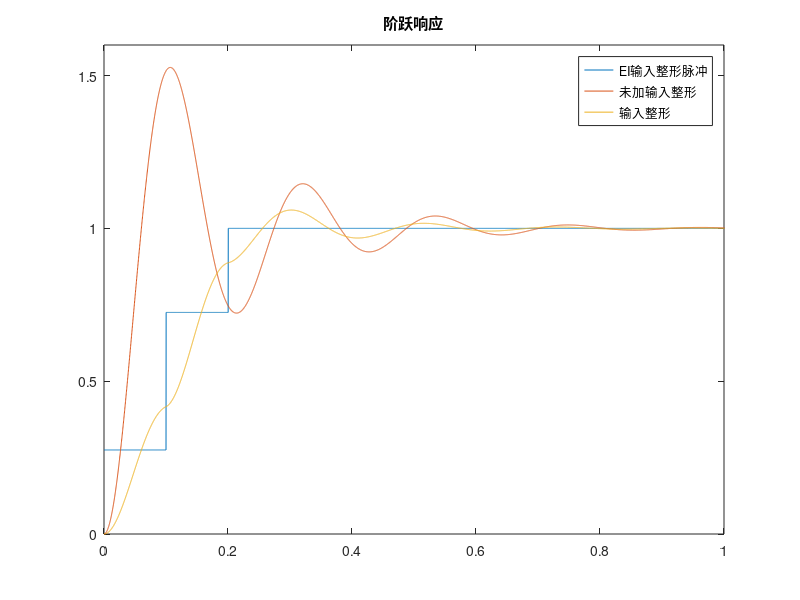

This figure's MATLAB source:
% 输入整形 仿真
wn = 30; % 无阻尼固有频率
b = 0.2; % 阻尼比
G1 = tf(wn*wn,[1 2*wn*b wn*wn]); % 原系统
step(G1)

wn = 32; % 模型失配参数
b = 0.2;
K = exp(-b*pi/(sqrt(1-b*b))); 
T = pi/((wn*sqrt(1-b*b))); % 峰值时间

Index = 15; % 脉冲时滞 时间因子
TN = 500; % 一个脉冲时滞 T 线条点数
TNm = Index*TN; % 线条总点数
Ts = linspace(0,Index*T,TNm)';

% ZV 两脉冲 脉冲时滞 t1 = 0; t2 = T;
A1 = 1/(1+K);
A2 = K/(1+K);

u1(1:TN,1) = A1; % 第一个脉冲
u1(TN+1:TNm,1) = A2+A1; % 第二个脉冲
y1 = lsim(G1,u1,Ts);
y2 = step(G1,Ts);
plot(Ts,u1,Ts,y2,Ts,y1);
title('阶跃响应');legend('ZV输入整形脉冲','未加输入整形','输入整形');
axis([0 1 0 1.6]);

% EI 脉冲时滞 t1 = 0; t2 = T; t3 = 2T;
Vexp = 0.1;
Ae1 = (1+Vexp)/4;
Ae2 = (1-Vexp)/2;
Ae3 = (1+Vexp)/4;
u2(1:TN,1) = Ae1;
u2(TN+1:2*TN,1) = Ae1 +Ae2;
u2(2*TN+1:TNm,1) = Ae1 +Ae2 + Ae3;
ye1 = lsim(G1,u2,Ts);
ye2 = step(G1,Ts);
plot(Ts,u2,Ts,ye2,Ts,ye1);
title('阶跃响应');legend('EI输入整形脉冲','未加输入整形','输入整形');
axis([0 1 0 1.6]);
